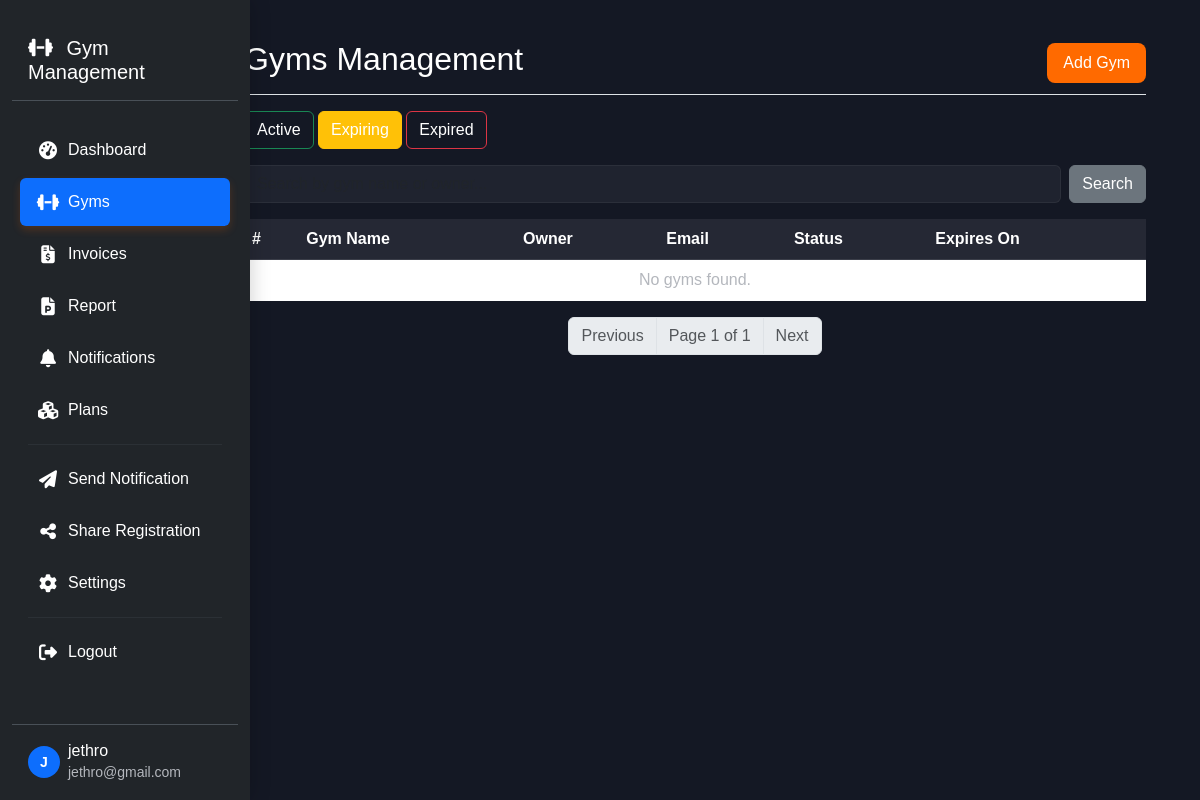
Page /system/gyms/?status=expiring (signed in) on the committed database.
### core/models.py (models this page shows, shortened)
class User(AbstractUser):
    ROLE_CHOICES = (
        ('gym_owner', 'Gym Owner'),
        ('system_admin', 'System Admin'),
    )
    role = models.CharField(max_length=20, choices=ROLE_CHOICES)
    phone = models.CharField(max_length=15, blank=True, null=True)
    is_approved = models.BooleanField(default=False)

### system/views.py (the view)
# urls.py: path('gyms/', views.gym_list, name='gym_list'),
@login_required
def gym_list(request):
    if request.user.role != 'system_admin':
        return redirect('home')
    status = request.GET.get('status', 'active')
    search_query = request.GET.get('search', '')
    gyms = Gym.objects.all()
    today = date.today()
    if status == 'active':
        gyms = gyms.filter(is_active=True)
    elif status == 'expiring':
        gyms = gyms.filter(expiry_date__range=(today, today + timedelta(days=30)))
    elif status == 'expired':
        gyms = gyms.filter(expiry_date__lt=today, is_active=True)
    if search_query:
        gyms = gyms.filter(
            Q(name__icontains=search_query) |
            Q(owner__username__icontains=search_query) |
            Q(email__icontains=search_query)
        )
    paginator = Paginator(gyms, 10)
    page_number = request.GET.get('page')
    page_obj = paginator.get_page(page_number)
    context = {
        'page_obj': page_obj,
        'status': status,
        'search_query': search_query
    }
    return render(request, 'system/gym_list.html', context)

### templates/system/gym_list.html (shortened to what this page needs)
{% extends 'base.html' %}
{% load static %}
{% block content %}
<div class="container">
    <div class="row">
        {% include 'partials/sidebar_system.html' %}
        <main class="col-md-9 ms-sm-auto col-lg-10 px-md-4">
            <div class="d-flex justify-content-between align-items-center pt-3 pb-2 mb-3 border-bottom">
                <h2>Gyms Management</h2>
                <a href="{% url 'add_gym' %}" class="btn btn-primary">Add Gym</a>
            </div>
            <div class="mb-3">
                <a href="?status=active" class="btn btn-outline-success {% if status == 'active' %}active{% endif %}">Active</a>
                <a href="?status=expiring" class="btn btn-outline-warning {% if status == 'expiring' %}active{% endif %}">Expiring</a>
                <a href="?status=expired" class="btn btn-outline-danger {% if status == 'expired' %}active{% endif %}">Expired</a>
            </div>
            <form method="get" class="mb-3 d-flex">
                <input type="text" name="search" class="form-control me-2" placeholder="Search by gym name or owner..." value="{{ search_query }}">
                <button type="submit" class="btn btn-secondary">Search</button>
            </form>
            <div class="table-responsive">
                <table class="table table-hover align-middle">
                    <thead class="table-light">
                        <tr>
                            <th>#</th>
                            <th>Gym Name</th>
                            <th>Owner</th>
                            <th>Email</th>
                            <th>Status</th>
                            <th>Expires On</th>
                        </tr>
                    </thead>
                    <tbody>
                        {% for gym in page_obj %}
                        <tr>
                            <td>{{ forloop.counter }}</td>
                            <td>{{ gym.name }}</td>
                            <td>{{ gym.owner.username }}</td>
                            <td>{{ gym.email }}</td>
                            <td>
                                {% if gym.expiry_date < today %}
                                    <span class="badge bg-danger">Expired</span>
                                {% elif gym.expiry_date <= today|add:"30" %}
                                    <span class="badge bg-warning text-dark">Expiring</span>
                                {% else %}
                                    <span class="badge bg-success">Active</span>
                                {% endif %}
                            </td>
                            <td>{{ gym.expiry_date }}</td>
                        </tr>
                        {% empty %}
                        <tr>
                            <td colspan="6" class="text-center text-muted">No gyms found.</td>
                        </tr>
                        {% endfor %}
                    </tbody>
                </table>
            </div>
            <nav>
                <ul class="pagination justify-content-center">
                    {% if page_obj.has_previous %}
                        <li class="page-item">
                            <a class="page-link" href="?page={{ page_obj.previous_page_number }}&status={{ status }}&search={{ search_query }}">Previous</a>
                        </li>
                    {% else %}
                        <li class="page-item disabled"><span class="page-link">Previous</span></li>
                    {% endif %}
                    <li class="page-item disabled"><span class="page-link">Page {{ page_obj.number }} of {{ page_obj.paginator.num_pages }}</span></li>
                    {% if page_obj.has_next %}
                        <li class="page-item">
                            <a class="page-link" href="?page={{ page_obj.next_page_number }}&status={{ status }}&search={{ search_query }}">Next</a>
                        </li>
                    {% else %}
                        <li class="page-item disabled"><span class="page-link">Next</span></li>
                    {% endif %}
                </ul>
            </nav>
        </main>
    </div>
</div>
{% endblock %}

### templates/partials/sidebar_system.html (shortened to what this page needs)
{% load core_tags %}
<nav class="sidebar bg-dark" id="sidebarMenu">
    <div class="sidebar-header p-3">
        <div class="d-flex align-items-center">
            <div class="sidebar-brand">
                <h5 class="text-white mb-0">
                    <i class="fas fa-dumbbell me-2"></i>
                    Gym Management
                </h5>
            </div>
        </div>
    </div>
    <div class="sidebar-content">
        <ul class="nav flex-column">
            <li class="nav-item">
                <a class="nav-link {% if request.resolver_match.url_name == 'dashboard' %}active{% endif %}"
                   href="{% url 'system_dashboard' %}">
                    <i class="fas fa-tachometer-alt me-2"></i>
                    Dashboard
                </a>
            </li>
            <li class="nav-item">
                <a class="nav-link {% if request.resolver_match.url_name == 'gym_list' %}active{% endif %}"
                   href="{% url 'gym_list' %}">
                    <i class="fas fa-dumbbell me-2"></i>
                    Gyms
                </a>
            </li>
            <li class="nav-item">
                <a class="nav-link {% if request.resolver_match.url_name == 'invoice_list' %}active{% endif %}"
                   href="{% url 'invoice_list' %}">
                    <i class="fas fa-file-invoice-dollar me-2"></i>
                    Invoices
                </a>
            </li>
            <li class="nav-item">
                <a class="nav-link {% if request.resolver_match.url_name == 'report' %}active{% endif %}"
                   href="{% url 'report' %}">
                    <i class="fas far fa-file-powerpoint me-2"></i>
                    Report
                </a>
            </li>
            <li class="nav-item">
                <a class="nav-link {% if request.resolver_match.url_name == 'notifications' %}active{% endif %}"
                   href="{% url 'notifications' %}">
                    <i class="fas fa-bell me-2"></i>
                    Notifications
                </a>
            </li>
            <li class="nav-item">
                <a class="nav-link {% if request.resolver_match.url_name == 'manage_plans' %}active{% endif %}"
                   href="{% url 'manage_plans' %}">
                    <i class="fas fa-cubes me-2"></i>
                    Plans
                </a>
            </li>
            <hr class="sidebar-divider">
            <li class="nav-item">
                <a class="nav-link {% if request.resolver_match.url_name == 'send_notification' %}active{% endif %}"
                   href="{% url 'send_notification' %}">
                    <i class="fas fa-paper-plane me-2"></i>
                    Send Notification
                </a>
            </li>
            <li class="nav-item">
                <a class="nav-link {% if request.resolver_match.url_name == 'share_registration_link' %}active{% endif %}"
                   href="{% url 'share_registration_link' %}">
                    <i class="fas fa-share-alt me-2"></i>
                    Share Registration
                </a>
            </li>
            <li class="nav-item">
                <a class="nav-link {% if request.resolver_match.url_name == 'system_settings' %}active{% endif %}"
                   href="{% url 'system_settings' %}">
                    <i class="fas fa-cog me-2"></i>
                    Settings
                </a>
            </li>
            <hr class="sidebar-divider">
            <li class="nav-item">
                <a class="nav-link" href="{% url 'logout' %}">
                    <i class="fas fa-sign-out-alt me-2"></i>
                    Logout
                </a>
            </li>
        </ul>
    </div>
    <div class="sidebar-footer p-3 mt-auto">
        <div class="d-flex align-items-center">
            <div class="avatar-sm me-2">
                <span class="avatar-title rounded-circle bg-primary">
                    {{ user.username|first|upper }}
                </span>
            </div>
            <div class="flex-grow-1">
                <h6 class="text-white mb-0">{{ user.username }}</h6>
                <small class="text-muted">{{ user.email }}</small>
            </div>
        </div>
    </div>
</nav>

### static/css/styles.css (style rules this page uses)
:root { --bg-main: #141824; --bg-card: #1E212D; --primary: #FF6A00; --accent: #F9A826; --success: #28C76F; --error: #EA5455; --text: #EAEAEA; --text-secondary: #B4B7BD; --text-contrast: #FFFFFF; }
body { background-color: var(--bg-main); color: var(--text-contrast); font-family: 'Poppins', sans-serif; min-height: 100vh; }
h1, h2, h3, h4, h5, h6, p, label, th, td, .form-control, .form-label, .btn, .card-title, .card-text, .list-group-item, .nav-link { color: var(--text-contrast) !important; }
.text-muted { color: var(--text-secondary) !important; }
.btn-primary { background-color: var(--primary); border: none; padding: 8px 16px; border-radius: 8px; transition: all 0.3s; }
.table { background-color: var(--bg-card); border-collapse: separate; border-spacing: 0; }
.table thead th { border-bottom: 1px solid rgba(255, 255, 255, 0.1); background-color: rgba(255, 255, 255, 0.03); }
.table tbody tr { border-bottom: 1px solid rgba(255, 255, 255, 0.05); transition: background-color 0.2s; }
.form-control, .form-select { background-color: rgba(255, 255, 255, 0.05); border: 1px solid rgba(255, 255, 255, 0.1); color: var(--text-contrast) !important; }
.sidebar { background-color: var(--bg-card); height: 100vh; position: fixed; top: 0; left: 0; width: 250px; padding-top: 20px; z-index: 1000; box-shadow: 0 0 20px rgba(0, 0, 0, 0.2); }
.sidebar-header { padding: 0 20px 20px; border-bottom: 1px solid rgba(255, 255, 255, 0.1); margin-bottom: 15px; }
.sidebar .nav-link { color: var(--text-secondary); padding: 12px 20px; margin: 5px 10px; border-radius: 8px; transition: all 0.3s; display: flex; align-items: center; }
.sidebar .nav-link:hover, .sidebar .nav-link.active { background-color: var(--primary); color: var(--text-contrast) !important; box-shadow: 0 4px 8px rgba(255, 106, 0, 0.2); }
.sidebar .nav-link i { width: 24px; text-align: center; font-size: 18px; margin-right: 10px; }

### templates/partials/sidebar_system.html (style rules this page uses)
.sidebar { position: fixed; top: 0; left: 0; height: 100vh; width: 250px; z-index: 1000; transition: all 0.3s; display: flex; flex-direction: column; overflow: hidden; }
.sidebar-header { flex-shrink: 0; border-bottom: 1px solid #495057; }
.sidebar-content { flex: 1; overflow-y: auto; overflow-x: hidden; padding: 0.5rem 0; }
.sidebar .nav-link { color: #adb5bd; padding: 0.75rem 1rem; border-radius: 0.375rem; margin: 0.125rem 0.5rem; transition: all 0.15s ease-in-out; white-space: nowrap; }
.sidebar .nav-link.active { color: #fff; background-color: #0d6efd; }
.sidebar-divider { border-color: #495057; margin: 0.5rem 1rem; }
.sidebar-footer { flex-shrink: 0; border-top: 1px solid #495057; }
.avatar-title { width: 32px; height: 32px; display: flex; align-items: center; justify-content: center; font-size: 14px; font-weight: 600; }

### rows in the picture
User: username|first "J", username "jethro", email "jethro@gmail.com"

### other values in the picture
{{ page_obj.number }} "1"
{{ page_obj.paginator.num_pages }} "1"
